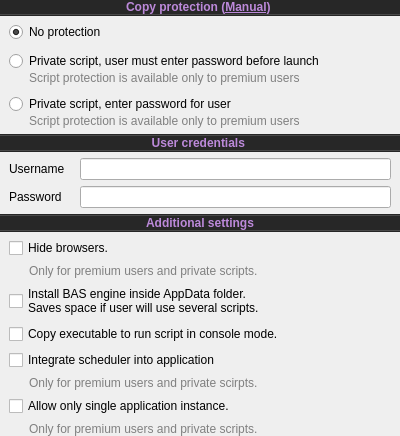
       <widget class="QWidget" name="widget_19" native="true">
        <layout class="QVBoxLayout" name="verticalLayout_10">
         <property name="leftMargin">
          <number>0</number>
         </property>
         <property name="topMargin">
          <number>0</number>
         </property>
         <property name="rightMargin">
          <number>0</number>
         </property>
         <property name="bottomMargin">
          <number>0</number>
         </property>
         <item>
          <widget class="QWidget" name="NameContainer_3" native="true">
           <property name="sizePolicy">
            <sizepolicy hsizetype="Preferred" vsizetype="Minimum">
             <horstretch>0</horstretch>
             <verstretch>0</verstretch>
            </sizepolicy>
           </property>
           <layout class="QVBoxLayout" name="verticalLayout_18">
            <property name="spacing">
             <number>0</number>
            </property>
            <property name="leftMargin">
             <number>0</number>
            </property>
            <property name="topMargin">
             <number>0</number>
            </property>
            <property name="rightMargin">
             <number>0</number>
            </property>
            <property name="bottomMargin">
             <number>0</number>
            </property>
            <item>
             <layout class="QHBoxLayout" name="horizontalLayout_12">
              <property name="topMargin">
               <number>0</number>
              </property>
              <item>
               <widget class="QLabel" name="ProtectionLabel">
                <property name="sizePolicy">
                 <sizepolicy hsizetype="Preferred" vsizetype="Preferred">
                  <horstretch>0</horstretch>
                  <verstretch>0</verstretch>
                 </sizepolicy>
                </property>
                <property name="font">
                 <font>
                  <weight>75</weight>
                  <italic>false</italic>
                  <bold>true</bold>
                  <underline>false</underline>
                 </font>
                </property>
                <property name="toolTip">
                 <string>&lt;html&gt;&lt;head/&gt;&lt;body&gt;&lt;p style='width:500px'&gt;Compiled script can be protected, this means that: source code of your script will be hidden, you can manage your users online and allow or restrict access to your script to certain users at any time. More information in manual.&lt;/p&gt;&lt;/body&gt;&lt;/html&gt;</string>
                </property>
                <property name="styleSheet">
                 <string notr="true">#ProtectionLabel{background-color:#272727;color:#bc89da}</string>
                </property>
                <property name="text">
                 <string>&lt;html&gt;&lt;head/&gt;&lt;body&gt;&lt;p&gt;Copy protection (&lt;a href=&quot;https://wiki.bablosoft.com/doku.php?id=how_to_protect_your_script&quot;&gt;&lt;span style=&quot; text-decoration: underline; color:#bc89da&quot;&gt;Manual&lt;/span&gt;&lt;/a&gt;)  &lt;/p&gt;&lt;/body&gt;&lt;/html&gt;</string>
                </property>
                <property name="alignment">
                 <set>Qt::AlignCenter</set>
                </property>
                <property name="margin">
                 <number>9</number>
                </property>
                <property name="openExternalLinks">
                 <bool>true</bool>
                </property>
               </widget>
              </item>
             </layout>
            </item>
            <item>
             <widget class="QWidget" name="widget_26" native="true">
              <property name="minimumSize">
               <size>
                <width>0</width>
                <height>1</height>
               </size>
              </property>
              <property name="maximumSize">
               <size>
                <width>16777215</width>
                <height>1</height>
               </size>
              </property>
              <property name="styleSheet">
               <string notr="true">*{background-color:#494949}</string>
              </property>
             </widget>
            </item>
            <item>
             <widget class="QWidget" name="widget_27" native="true">
              <property name="minimumSize">
               <size>
                <width>0</width>
                <height>1</height>
               </size>
              </property>
              <property name="maximumSize">
               <size>
                <width>16777215</width>
                <height>1</height>
               </size>
              </property>
              <property name="styleSheet">
               <string notr="true">*{background-color:#262626}</string>
              </property>
             </widget>
            </item>
           </layout>
          </widget>
         </item>
         <item>
          <widget class="QWidget" name="widget_7" native="true">
           <layout class="QVBoxLayout" name="verticalLayout_9">
            <property name="topMargin">
             <number>0</number>
            </property>
            <property name="bottomMargin">
             <number>0</number>
            </property>
            <item>
             <layout class="QVBoxLayout" name="verticalLayout_3">
              <property name="spacing">
               <number>0</number>
              </property>
              <item>
               <layout class="QHBoxLayout" name="horizontalLayout_6">
                <property name="spacing">
                 <number>0</number>
                </property>
                <property name="topMargin">
                 <number>0</number>
                </property>
                <property name="bottomMargin">
                 <number>9</number>
                </property>
                <item>
                 <widget class="QRadioButton" name="NoProtection">
                  <property name="sizePolicy">
                   <sizepolicy hsizetype="Maximum" vsizetype="Fixed">
                    <horstretch>0</horstretch>
                    <verstretch>0</verstretch>
                   </sizepolicy>
                  </property>
                  <property name="toolTip">
                   <string>&lt;html&gt;&lt;head/&gt;&lt;body&gt;&lt;p style='width:500px'&gt;Create standalone application without protection. Everyone can view your script and send it to unlimited number of other users.&lt;/p&gt;&lt;/body&gt;&lt;/html&gt;</string>
                  </property>
                  <property name="text">
                   <string>No protection</string>
                  </property>
                  <property name="checked">
                   <bool>true</bool>
                  </property>
                 </widget>
                </item>
                <item>
                 <widget class="QLabel" name="label_3">
                  <property name="sizePolicy">
                   <sizepolicy hsizetype="Minimum" vsizetype="Preferred">
                    <horstretch>0</horstretch>
                    <verstretch>0</verstretch>
                   </sizepolicy>
                  </property>
                  <property name="toolTip">
                   <string>&lt;html&gt;&lt;head/&gt;&lt;body&gt;&lt;p style='width:500px'&gt;Create standalone application without protection. Everyone can view your script and send it to unlimited number of other users.&lt;/p&gt;&lt;/body&gt;&lt;/html&gt;</string>
                  </property>
                  <property name="text">
                   <string/>
                  </property>
                  <property name="pixmap">
                   <pixmap resource="../Engine/engine.qrc">:/engine/images/info.png</pixmap>
                  </property>
                 </widget>
                </item>
               </layout>
              </item>
              <item>
               <layout class="QHBoxLayout" name="horizontalLayout_9">
                <property name="spacing">
                 <number>0</number>
                </property>
                <property name="topMargin">
                 <number>0</number>
                </property>
                <item>
                 <widget class="QRadioButton" name="PrivateScriptUserEnterPass">
                  <property name="sizePolicy">
                   <sizepolicy hsizetype="Maximum" vsizetype="Fixed">
                    <horstretch>0</horstretch>
                    <verstretch>0</verstretch>
                   </sizepolicy>
                  </property>
                  <property name="toolTip">
                   <string>&lt;html&gt;&lt;head/&gt;&lt;body&gt;&lt;p style='width:500px'&gt;Create protected standalone application. No one can view script source, only authorized users may use it. Script owner must create user online and send login and password to script user. Script user must authorize with given credentials on first launch.&lt;/p&gt;&lt;/body&gt;&lt;/html&gt;</string>
                  </property>
                  <property name="text">
                   <string>Private script, user must enter password before launch</string>
                  </property>
                 </widget>
                </item>
                <item>
                 <widget class="QLabel" name="label_6">
                  <property name="sizePolicy">
                   <sizepolicy hsizetype="Preferred" vsizetype="Minimum">
                    <horstretch>0</horstretch>
                    <verstretch>0</verstretch>
                   </sizepolicy>
                  </property>
                  <property name="toolTip">
                   <string>&lt;html&gt;&lt;head/&gt;&lt;body&gt;&lt;p style='width:500px'&gt;Create protected standalone application. No one can view script source, only authorized users may use it. Script owner must create user online and send login and password to script user. Script user must authorize with given credentials on first launch.&lt;/p&gt;&lt;/body&gt;&lt;/html&gt;</string>
                  </property>
                  <property name="text">
                   <string/>
                  </property>
                  <property name="pixmap">
                   <pixmap resource="../Engine/engine.qrc">:/engine/images/info.png</pixmap>
                  </property>
                 </widget>
                </item>
               </layout>
              </item>
              <item>
               <layout class="QHBoxLayout" name="horizontalLayout_4">
                <property name="leftMargin">
                 <number>20</number>
                </property>
                <property name="topMargin">
                 <number>0</number>
                </property>
                <property name="bottomMargin">
                 <number>9</number>
                </property>
                <item>
                 <widget class="QLabel" name="label">
                  <property name="styleSheet">
                   <string notr="true">*{color:gray}</string>
                  </property>
                  <property name="text">
                   <string>Script protection is available only to premium users</string>
                  </property>
                 </widget>
                </item>
               </layout>
              </item>
              <item>
               <layout class="QHBoxLayout" name="horizontalLayout_10">
                <property name="spacing">
                 <number>0</number>
                </property>
                <property name="topMargin">
                 <number>0</number>
                </property>
                <item>
                 <widget class="QRadioButton" name="PrivateScriptEnterPassForUser">
                  <property name="toolTip">
                   <string>&lt;html&gt;&lt;head/&gt;&lt;body&gt;&lt;p style='width:500px'&gt;Create protected standalone application. No one can view script source, only authorized users may use it. Script owner must create user and enter his login and password during compilation. User will run script without authorization.&lt;/p&gt;&lt;/body&gt;&lt;/html&gt;</string>
                  </property>
                  <property name="text">
                   <string>Private script, enter password for user</string>
                  </property>
                 </widget>
                </item>
                <item>
                 <widget class="QLabel" name="label_9">
                  <property name="toolTip">
                   <string>&lt;html&gt;&lt;head/&gt;&lt;body&gt;&lt;p style='width:500px'&gt;Create protected standalone application. No one can view script source, only authorized users may use it. Script owner must create user and enter his login and password during compilation. User will run script without authorization.&lt;/p&gt;&lt;/body&gt;&lt;/html&gt;</string>
                  </property>
                  <property name="text">
                   <string/>
                  </property>
                  <property name="pixmap">
                   <pixmap resource="../Engine/engine.qrc">:/engine/images/info.png</pixmap>
                  </property>
                 </widget>
                </item>
               </layout>
              </item>
              <item>
               <layout class="QHBoxLayout" name="horizontalLayout_5">
                <property name="leftMargin">
                 <number>20</number>
                </property>
                <property name="topMargin">
                 <number>0</number>
                </property>
                <item>
                 <widget class="QLabel" name="label_2">
                  <property name="styleSheet">
                   <string notr="true">*{color:gray}</string>
                  </property>
                  <property name="text">
                   <string>Script protection is available only to premium users</string>
                  </property>
                 </widget>
                </item>
               </layout>
              </item>
             </layout>
            </item>
           </layout>
          </widget>
         </item>
         <item>
          <widget class="QWidget" name="UserCredentials" native="true">
           <layout class="QVBoxLayout" name="verticalLayout_14">
            <property name="leftMargin">
             <number>0</number>
            </property>
            <property name="topMargin">
             <number>0</number>
            </property>
            <property name="rightMargin">
             <number>0</number>
            </property>
            <property name="bottomMargin">
             <number>0</number>
            </property>
            <item>
             <widget class="QWidget" name="VersionContainer_4" native="true">
              <property name="sizePolicy">
               <sizepolicy hsizetype="Preferred" vsizetype="Minimum">
                <horstretch>0</horstretch>
                <verstretch>0</verstretch>
               </sizepolicy>
              </property>
              <layout class="QVBoxLayout" name="verticalLayout_12">
               <property name="spacing">
                <number>0</number>
               </property>
               <property name="leftMargin">
                <number>0</number>
               </property>
               <property name="topMargin">
                <number>0</number>
               </property>
               <property name="rightMargin">
                <number>0</number>
               </property>
               <property name="bottomMargin">
                <number>0</number>
               </property>
               <item>
                <widget class="QWidget" name="widget_8" native="true">
                 <property name="minimumSize">
                  <size>
                   <width>0</width>
                   <height>1</height>
                  </size>
                 </property>
                 <property name="maximumSize">
                  <size>
                   <width>16777215</width>
                   <height>1</height>
                  </size>
                 </property>
                 <property name="styleSheet">
                  <string notr="true">*{background-color:#262626}</string>
                 </property>
                </widget>
               </item>
               <item>
                <widget class="QWidget" name="widget_6" native="true">
                 <property name="sizePolicy">
                  <sizepolicy hsizetype="Preferred" vsizetype="Preferred">
                   <horstretch>0</horstretch>
                   <verstretch>0</verstretch>
                  </sizepolicy>
                 </property>
                 <property name="minimumSize">
                  <size>
                   <width>0</width>
                   <height>1</height>
                  </size>
                 </property>
                 <property name="maximumSize">
                  <size>
                   <width>16777215</width>
                   <height>1</height>
                  </size>
                 </property>
                 <property name="styleSheet">
                  <string notr="true">*{background-color:#494949}</string>
                 </property>
                </widget>
               </item>
               <item>
                <layout class="QHBoxLayout" name="horizontalLayout_7">
                 <property name="topMargin">
                  <number>0</number>
                 </property>
                 <item>
                  <widget class="QLabel" name="UserCredentialsLabel">
                   <property name="sizePolicy">
                    <sizepolicy hsizetype="Preferred" vsizetype="Preferred">
                     <horstretch>0</horstretch>
                     <verstretch>0</verstretch>
                    </sizepolicy>
                   </property>
                   <property name="font">
                    <font>
                     <weight>75</weight>
                     <italic>false</italic>
                     <bold>true</bold>
                     <underline>false</underline>
                    </font>
                   </property>
                   <property name="toolTip">
                    <string>&lt;html&gt;&lt;head/&gt;&lt;body&gt;&lt;p style='width:500px'&gt;Script owner can create user and enter his login and password during compilation,  in order that user doesn't need to enter that data when script starts.&lt;/p&gt;&lt;/body&gt;&lt;/html&gt;</string>
                   </property>
                   <property name="styleSheet">
                    <string notr="true">#UserCredentialsLabel{background-color:#272727;color:#bc89da}</string>
                   </property>
                   <property name="text">
                    <string>&lt;html&gt;&lt;head/&gt;&lt;body&gt;&lt;p&gt;User credentials &lt;img src=&quot;:/engine/images/info.png&quot;/&gt; &lt;/p&gt;&lt;/body&gt;&lt;/html&gt;</string>
                   </property>
                   <property name="alignment">
                    <set>Qt::AlignCenter</set>
                   </property>
                   <property name="margin">
                    <number>9</number>
                   </property>
                  </widget>
                 </item>
                </layout>
               </item>
               <item>
                <widget class="QWidget" name="widget_10" native="true">
                 <property name="minimumSize">
                  <size>
                   <width>0</width>
                   <height>1</height>
                  </size>
                 </property>
                 <property name="maximumSize">
                  <size>
                   <width>16777215</width>
                   <height>1</height>
                  </size>
                 </property>
                 <property name="styleSheet">
                  <string notr="true">*{background-color:#494949}</string>
                 </property>
                </widget>
               </item>
               <item>
                <widget class="QWidget" name="widget_5" native="true">
                 <property name="minimumSize">
                  <size>
                   <width>0</width>
                   <height>1</height>
                  </size>
                 </property>
                 <property name="maximumSize">
                  <size>
                   <width>16777215</width>
                   <height>1</height>
                  </size>
                 </property>
                 <property name="styleSheet">
                  <string notr="true">*{background-color:#262626}</string>
                 </property>
                </widget>
               </item>
              </layout>
             </widget>
            </item>
            <item>
             <widget class="QWidget" name="widget_11" native="true">
              <layout class="QVBoxLayout" name="verticalLayout_13">
               <property name="topMargin">
                <number>0</number>
               </property>
               <property name="bottomMargin">
                <number>0</number>
               </property>
               <item>
                <layout class="QFormLayout" name="formLayout">
                 <property name="fieldGrowthPolicy">
                  <enum>QFormLayout::AllNonFixedFieldsGrow</enum>
                 </property>
                 <property name="horizontalSpacing">
                  <number>15</number>
                 </property>
                 <item row="0" column="0">
                  <widget class="QLabel" name="label_7">
                   <property name="text">
                    <string>Username</string>
                   </property>
                  </widget>
                 </item>
                 <item row="0" column="1">
                  <widget class="QLineEdit" name="UserName"/>
                 </item>
                 <item row="1" column="0">
                  <widget class="QLabel" name="label_8">
                   <property name="text">
                    <string>Password</string>
                   </property>
                  </widget>
                 </item>
                 <item row="1" column="1">
                  <widget class="QLineEdit" name="Password"/>
                 </item>
                </layout>
               </item>
              </layout>
             </widget>
            </item>
           </layout>
          </widget>
         </item>
         <item>
          <widget class="QWidget" name="NameContainer_6" native="true">
           <property name="sizePolicy">
            <sizepolicy hsizetype="Preferred" vsizetype="Minimum">
             <horstretch>0</horstretch>
             <verstretch>0</verstretch>
            </sizepolicy>
           </property>
           <layout class="QVBoxLayout" name="verticalLayout_22">
            <property name="spacing">
             <number>0</number>
            </property>
            <property name="leftMargin">
             <number>0</number>
            </property>
            <property name="topMargin">
             <number>0</number>
            </property>
            <property name="rightMargin">
             <number>0</number>
            </property>
            <property name="bottomMargin">
             <number>0</number>
            </property>
            <item>
             <widget class="QWidget" name="widget_40" native="true">
              <property name="minimumSize">
               <size>
                <width>0</width>
                <height>1</height>
               </size>
              </property>
              <property name="maximumSize">
               <size>
                <width>16777215</width>
                <height>1</height>
               </size>
              </property>
              <property name="styleSheet">
               <string notr="true">*{background-color:#262626}</string>
              </property>
             </widget>
            </item>
            <item>
             <widget class="QWidget" name="widget_41" native="true">
              <property name="minimumSize">
               <size>
                <width>0</width>
                <height>1</height>
               </size>
              </property>
              <property name="maximumSize">
               <size>
                <width>16777215</width>
                <height>1</height>
               </size>
              </property>
              <property name="styleSheet">
               <string notr="true">*{background-color:#494949}</string>
              </property>
             </widget>
            </item>
            <item>
             <layout class="QHBoxLayout" name="horizontalLayout_16">
              <property name="topMargin">
               <number>0</number>
              </property>
              <item>
               <widget class="QLabel" name="AdditinalSettingsLabel">
                <property name="sizePolicy">
                 <sizepolicy hsizetype="Preferred" vsizetype="Preferred">
                  <horstretch>0</horstretch>
                  <verstretch>0</verstretch>
                 </sizepolicy>
                </property>
                <property name="font">
                 <font>
                  <weight>75</weight>
                  <italic>false</italic>
                  <bold>true</bold>
                  <underline>false</underline>
                 </font>
                </property>
                <property name="styleSheet">
                 <string notr="true">*{background-color:#272727;color:#bc89da}</string>
                </property>
                <property name="text">
                 <string>&lt;html&gt;&lt;head/&gt;&lt;body&gt;&lt;p&gt;Additional settings&lt;/p&gt;&lt;/body&gt;&lt;/html&gt;</string>
                </property>
                <property name="alignment">
                 <set>Qt::AlignCenter</set>
                </property>
                <property name="margin">
                 <number>9</number>
                </property>
               </widget>
              </item>
             </layout>
            </item>
            <item>
             <widget class="QWidget" name="widget_42" native="true">
              <property name="minimumSize">
               <size>
                <width>0</width>
                <height>1</height>
               </size>
              </property>
              <property name="maximumSize">
               <size>
                <width>16777215</width>
                <height>1</height>
               </size>
              </property>
              <property name="styleSheet">
               <string notr="true">*{background-color:#494949}</string>
              </property>
             </widget>
            </item>
            <item>
             <widget class="QWidget" name="widget_43" native="true">
              <property name="minimumSize">
               <size>
                <width>0</width>
                <height>1</height>
               </size>
              </property>
              <property name="maximumSize">
               <size>
                <width>16777215</width>
                <height>1</height>
               </size>
              </property>
              <property name="styleSheet">
               <string notr="true">*{background-color:#262626}</string>
              </property>
             </widget>
            </item>
           </layout>
          </widget>
         </item>
         <item>
          <widget class="QWidget" name="widget_13" native="true">
           <layout class="QVBoxLayout" name="verticalLayout_16">
            <property name="topMargin">
             <number>0</number>
            </property>
            <property name="bottomMargin">
             <number>0</number>
            </property>
            <item>
             <widget class="QCheckBox" name="HideBrowsers">
              <property name="text">
               <string>Hide browsers.</string>
              </property>
             </widget>
            </item>
            <item>
             <layout class="QHBoxLayout" name="horizontalLayout_13">
              <property name="leftMargin">
               <number>20</number>
              </property>
              <property name="topMargin">
               <number>0</number>
              </property>
              <item>
               <widget class="QLabel" name="label_11">
                <property name="styleSheet">
                 <string notr="true">*{color:gray}</string>
                </property>
                <property name="text">
                 <string>Only for premium users and private scripts.</string>
                </property>
               </widget>
              </item>
             </layout>
            </item>
            <item>
             <widget class="QCheckBox" name="InstallInAppData">
              <property name="text">
               <string>Install BAS engine inside AppData folder.
Saves space if user will use several scripts.</string>
              </property>
             </widget>
            </item>
            <item>
             <widget class="QCheckBox" name="CopySilent">
              <property name="text">
               <string>Copy executable to run script in console mode.</string>
              </property>
             </widget>
            </item>
            <item>
             <widget class="QCheckBox" name="IntegrateScheduler">
              <property name="toolTip">
               <string>If this option is set, user will be prompted at script start, if he want to use scheduler.</string>
              </property>
              <property name="text">
               <string>Integrate scheduler into application</string>
              </property>
             </widget>
            </item>
            <item>
             <layout class="QHBoxLayout" name="horizontalLayout_18">
              <property name="leftMargin">
               <number>20</number>
              </property>
              <property name="topMargin">
               <number>0</number>
              </property>
              <item>
               <widget class="QLabel" name="IntegrateSchedulerLabel">
                <property name="styleSheet">
                 <string notr="true">*{color:gray}</string>
                </property>
                <property name="text">
                 <string>Only for premium users and private scirpts.</string>
                </property>
               </widget>
              </item>
             </layout>
            </item>
            <item>
             <widget class="QCheckBox" name="SingleInstance">
              <property name="text">
               <string>Allow only single application instance.</string>
              </property>
             </widget>
            </item>
            <item>
             <layout class="QHBoxLayout" name="horizontalLayout_17">
              <property name="leftMargin">
               <number>20</number>
              </property>
              <property name="topMargin">
               <number>0</number>
              </property>
              <item>
               <widget class="QLabel" name="label_12">
                <property name="styleSheet">
                 <string notr="true">*{color:gray}</string>
                </property>
                <property name="text">
                 <string>Only for premium users and private scripts.</string>
                </property>
               </widget>
              </item>
             </layout>
            </item>
           </layout>
          </widget>
         </item>
         <item>
          <spacer name="horizontalSpacer_2">
           <property name="orientation">
            <enum>Qt::Horizontal</enum>
           </property>
           <property name="sizeType">
            <enum>QSizePolicy::Fixed</enum>
           </property>
           <property name="sizeHint" stdset="0">
            <size>
             <width>400</width>
             <height>0</height>
            </size>
           </property>
          </spacer>
         </item>
         <item>
          <spacer name="verticalSpacer_2">
           <property name="orientation">
            <enum>Qt::Vertical</enum>
           </property>
           <property name="sizeHint" stdset="0">
            <size>
             <width>20</width>
             <height>0</height>
            </size>
           </property>
          </spacer>
         </item>
        </layout>
       </widget>
